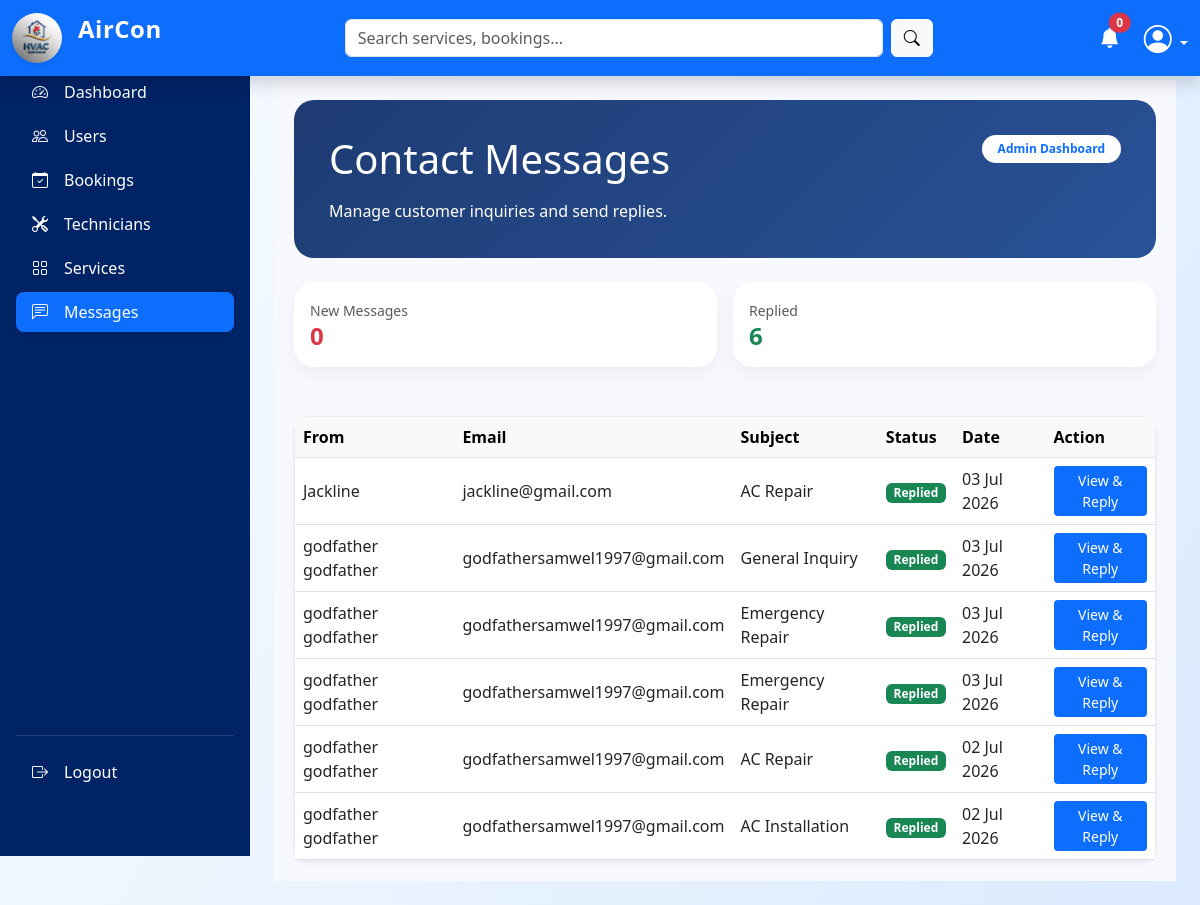
/admin/dashboard.php?page=messages (signed in), run on the app's committed database.
### tables this page shows
CREATE TABLE `contact_messages` (
  `id` int(10) UNSIGNED NOT NULL,
  `name` varchar(100) DEFAULT NULL,
  `email` varchar(100) DEFAULT NULL,
  `phone` varchar(20) DEFAULT NULL,
  `subject` varchar(255) DEFAULT 'General Inquiry',
  `message` text DEFAULT NULL,
  `reply` text DEFAULT NULL,
  `replied_at` timestamp NULL DEFAULT NULL,
  `admin_id` int(10) UNSIGNED DEFAULT NULL,
  `status` enum('new','read','replied') DEFAULT 'new',
  `created_at` timestamp NOT NULL DEFAULT current_timestamp(),
  `user_id` int(11) DEFAULT NULL
);

### admin/dashboard.php (called while the page is built, shortened)
<?php
include "../shared/layout.php";

### includes/repositories/ContactMessageRepository.php (called while the page is built, shortened)
<?php
class ContactMessageRepository {
    private $conn;
    public function __construct($conn) {
        $this->conn = $conn;
    }
    public function getAll() {
        $stmt = $this->conn->prepare("
            SELECT id, name, email, phone, subject, message, reply, status, created_at, replied_at, admin_id
            FROM contact_messages
            ORDER BY created_at DESC
        ");
        $stmt->execute();
        return $stmt->get_result()->fetch_all(MYSQLI_ASSOC);
    }
    public function countByStatus($status) {
        $stmt = $this->conn->prepare("SELECT COUNT(*) as count FROM contact_messages WHERE status = ?");
        $stmt->bind_param('s', $status);
        $stmt->execute();
        return $stmt->get_result()->fetch_assoc()['count'];
    }
}

### includes/helpers.php (called while the page is built, shortened)
<?php
function e(?string $value): string
{
    return htmlspecialchars((string) $value, ENT_QUOTES, 'UTF-8');
}
function formatDate(?string $date): string
{
    return date('d M Y', strtotime($date));
}

### admin/content/messages.php (the view, shortened to what this page needs)
<?php
$messageRepo = new ContactMessageRepository($conn);
$messages = $messageRepo->getAll();
$newCount = $messageRepo->countByStatus('new');
$repliedCount = $messageRepo->countByStatus('replied');
?>
<div class="dashboard-container">
    <div class="welcome-card mb-4">
        <div class="d-flex justify-content-between align-items-start flex-wrap">
            <div>
                <h1 class="mb-3">Contact Messages</h1>
                <p class="mb-0">Manage customer inquiries and send replies.</p>
            </div>
            <div class="text-md-end">
                <span class="badge bg-white text-primary py-2 px-3 rounded-pill">Admin Dashboard</span>
            </div>
        </div>
    </div>
    <div class="row g-3 mb-4">
        <div class="col-md-6">
            <div class="card-modern p-3">
                <small class="text-muted">New Messages</small>
                <h4 class="mb-0 fw-bold text-danger"><?= $newCount ?></h4>
            </div>
        </div>
        <div class="col-md-6">
            <div class="card-modern p-3">
                <small class="text-muted">Replied</small>
                <h4 class="mb-0 fw-bold text-success"><?= $repliedCount ?></h4>
            </div>
        </div>
    </div>
    <div class="card border-0 shadow-sm">
        <div class="card-body p-0">
            <div class="table-responsive">
                <table class="table table-hover mb-0 align-middle">
                    <thead class="table-light">
                        <tr>
                            <th>From</th>
                            <th>Email</th>
                            <th>Subject</th>
                            <th>Status</th>
                            <th>Date</th>
                            <th>Action</th>
                        </tr>
                    </thead>
                    <tbody>
                        <?php if (empty($messages)): ?>
                        <tr>
                            <td colspan="6" class="text-center text-muted py-4">No messages yet.</td>
                        </tr>
                        <?php else: ?>
                        <?php foreach ($messages as $msg): ?>
                        <tr>
                            <td><?= e($msg['name']) ?></td>
                            <td><?= e($msg['email']) ?></td>
                            <td><?= e($msg['subject'] ?: 'General Inquiry') ?></td>
                            <td>
                                <span
                                    class="badge <?= $msg['status'] === 'replied' ? 'bg-success' : 'bg-warning text-dark' ?>">
                                    <?= ucfirst($msg['status']) ?>
                                </span>
                            </td>
                            <td><?= formatDate($msg['created_at']) ?></td>
                            <td>
                                <button class="btn btn-sm btn-primary" data-bs-toggle="modal"
                                    data-bs-target="#viewModal<?= $msg['id'] ?>">
                                    View &amp; Reply
                                </button>
                            </td>
                        </tr>
                        <?php endforeach; ?>
                        <?php endif; ?>
                    </tbody>
                </table>
            </div>
        </div>
    </div>
</div>

### assets/CSS/style.css (style rules this page uses)
:root { --primary-color: #0d6efd; --dark-blue: #002366; --accent-yellow: #ffc107; --text-muted: #6c757d; }
body { font-family: 'Segoe UI', Tahoma, Geneva, Verdana, sans-serif; color: #333; }
.btn { transition: .3s ease; }
.card { transition: transform 0.3s ease, box-shadow 0.3s ease; border: 1px solid #e9ecef !important; }
.card { border-radius: 15px !important; transition: transform 0.3s ease; }
.btn-primary { background-color: #0d6efd; border: none; }
body { margin:0; font-family:'Segoe UI',sans-serif; background: linear-gradient( 120deg, #f8fbff, #eaf4ff, #dbeafe ); }

### assets/CSS/dashboard.css (style rules this page uses)
:root { --sidebar-width: 250px; --topnav-height: 56px; --sidebar-bg: #002366; }
body { padding-top: var(--topnav-height); background-color: #f4f6f9; }
.dashboard-container { background: #f8f9fe; padding: 20px; }
.card-modern { background: #fff; border-radius: 20px; border: none; box-shadow: 0 8px 20px rgba(0, 0, 0, 0.05); padding: 25px; margin-bottom: 25px; }
.welcome-card { background: linear-gradient(135deg, #1e3c72 0%, #2a5298 100%); color: #fff; border-radius: 20px; padding: 35px; margin-bottom: 30px; }
.welcome-card h1, .welcome-card p { color: #fff; }

### data on the page
contact_messages: name "Jackline", email "jackline@gmail.com", subject "AC Repair", status "Replied", created_at "03 Jul 2026"
contact_messages: name "godfather godfather", email "godfathersamwel1997@gmail.com", subject "General Inquiry", status "Replied", created_at "03 Jul 2026"
contact_messages: name "godfather godfather", email "godfathersamwel1997@gmail.com", subject "Emergency Repair", status "Replied", created_at "03 Jul 2026"
contact_messages: name "godfather godfather", email "godfathersamwel1997@gmail.com", subject "Emergency Repair", status "Replied", created_at "03 Jul 2026"
contact_messages: name "godfather godfather", email "godfathersamwel1997@gmail.com", subject "AC Repair", status "Replied", created_at "02 Jul 2026"
contact_messages: name "godfather godfather", email "godfathersamwel1997@gmail.com", subject "AC Installation", status "Replied", created_at "02 Jul 2026"

### other printed values
$notification_count "0"
$newCount "0"
$repliedCount "6"
